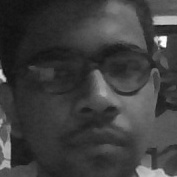
#> input picture FaceRecognition(OpenCV)/dataset/User.1.11.jpg, 177 x 177 px, given in place of Landscape-BW.jpg, which was not available
$ jupyter execute --allow-errors Image_Colorization_with_DNN.ipynb   (shell and % lines are left out)   (text cells are left out)
#> lines starting #> are read from the running program, lines starting #| are printed output that depends on the picture; pictures that were not available may be replaced by others from this repository, and a replacement may not be noted
[cell 1]
# getting the necessary models from drive or provided

[cell 2]
# making necessary imports

import numpy as np
import cv2 as cv
import os.path
import argparse

[cell 3]
# downloading sample black-white image (if not provided)

[cell 4]
# construct the argument parser and parse the arguments
# so we just need to add the path of the file only at one place (if need to)

image = '/content/Landscape-BW.jpg'                        # path of the input image
prot       = '/content/colorization_deploy_v2.prototxt'    # path of the Caffe prototxt file
mod        = '/content/colorization_release_v2.caffemodel' # path of the Caffe pre-trained model (to get model use - https://drive.google.com/file/d/1NLIO0oZhDXzQ7L2D8TjsrmPMh4ohfuUu/view?usp=sharing)
cluster_pts = '/content/pts_in_hull.npy'                   # path of the cluster center points

# if want to use command line
'''
ap = argparse.ArgumentParser() # initiate the argparse object
ap.add_argument("-i", "--image", type=str, required=True, # --i is (shorthand) and --image (longhand) names of the arguments
                help='path of the input image')
ap.add_argument("-p", "--prototxt file", type=str, required=True,
                help='path of the Caffe prototxt file')
ap.add_argument("-m", "--model", type=str, required=True,
                help='path of the Caffe pre-trained model')
ap.add_argument("-c", "--points", type=str, required=True,
                help='path of the cluster center points')
args = vars(ap.parse_args())
'''

[cell 5]
frame = cv.imread(image) # getting the input (black-white image)
#> frame is the input picture: shape (177, 177, 3); min 14, max 255, mean 62

numpy_file = np.load(cluster_pts) # loading numpy clusters points (downloaded above)
#> (reads Image Colorization with DNN/pts_in_hull.npy from the repository)

#> (the rest of this cell did not finish here and is left out)

[cell 6]
# the following code will do -->
# 1. Load centers for ab channel quantization used for rebalancing.
# 2. Treat each of the points as 1×1 convolutions and add them to the model.

numpy_file = numpy_file.transpose().reshape(2, 313, 1, 1) # transposing the cluster points for 1x1 convolution
#> (the rest of this cell did not finish here and is left out)

[cell 7]
# reshaping the image as the model has been trained on ImageNet dataset of 224x224 image size
input_width = 224
input_height = 224

rgb_img = (frame[:,:,[2, 1, 0]] * 1.0 / 255).astype(np.float32) # getting the rgb image and scaling (converting values between 0 and 1) it
lab_img = cv.cvtColor(rgb_img, cv.COLOR_RGB2Lab) # converting image to Lab Color Space
#> lab_img: shape (177, 177, 3) float32; mean of channels 0, 1, 2 25.6, 0, 0
l_channel = lab_img[:,:,0] # getting the L channel to train on the network
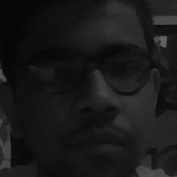
#> l_channel: shape (177, 177) float32; min 4.04, max 100, mean 25.6

l_channel_resize = cv.resize(l_channel, (input_width, input_height))  # resizing the l channel for the network
l_channel_resize -= 50 # mean centering the L channel (Mean Centering is subtracting mean of all the instances(images in case) from every instance so as to make the mean value of every instance zero) make the computation easy

#> (a cell that did not finish here is left out)

[cell 9]
import matplotlib.pyplot as plt
import matplotlib.image as mpimg
org_img = mpimg.imread(image) # original black-white image
#> org_img: shape (177, 177); min 14, max 255, mean 62
con_img = mpimg.imread('/content/result.png') # converted colored-image
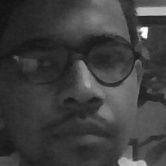
#> input picture FaceRecognition(OpenCV)/dataset/User.1.12.jpg, 166 x 166 px, given in place of result.png, which was not available
#> con_img is the input picture: shape (166, 166); min 17, max 255, mean 62.4

# comparing the result with the original
plt.figure(figsize=(15,15), facecolor='white') # making the background white
fig, (ax1, ax2) = plt.subplots(1, 2) # creating two image side by side
fig.set_facecolor('white') # background of image
fig.set_figwidth(15) # height of the figure
fig.set_figheight(15) # weight of the figure
ax1.set_title('Original image') # title
ax1.imshow(org_img) # plotting the  image
ax2.set_title('Converted Image')
ax2.imshow(con_img)
#fig.savefig('tapesh.png') # saving the figure
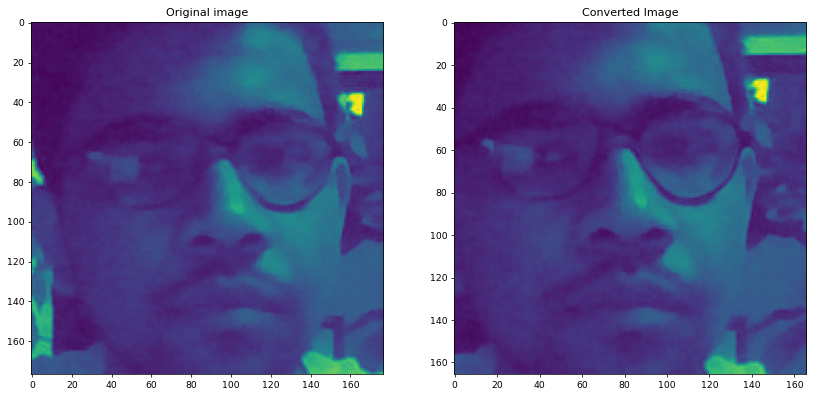
#> figure drawn by matplotlib, 2 panels
